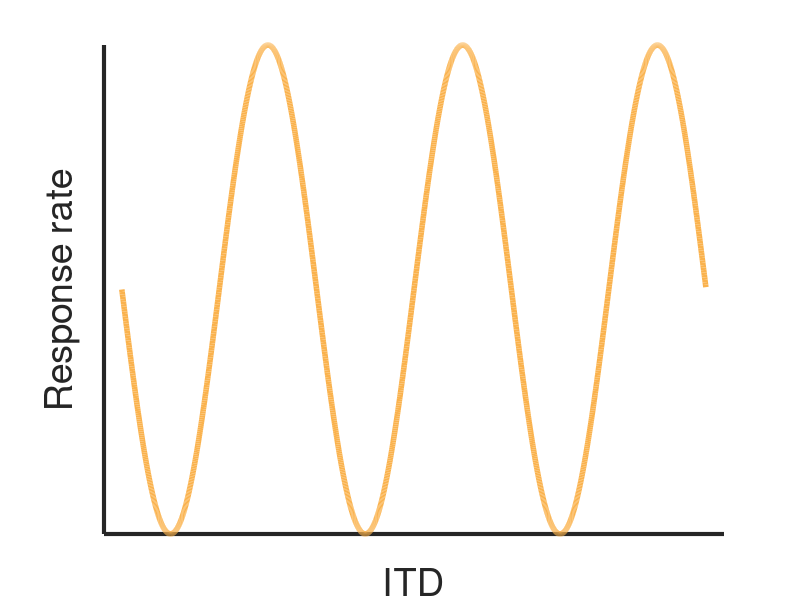

Source code (MATLAB): (Note: this script raises an error after producing the figure.)
close all 

orange = [250 178 77]./255;

set(0,'DefaultAxesFontSize', 25)
set(0,'DefaultFigureColor','w')
set(0,'DefaultAxesBox','off')

t = -3*pi:0.01:3*pi; 
sig = sin(t); 
figure()
plot(t,sig,'Color',orange,'Linewidth',4)
set(gca,'Linewidth',3)
set(gca,'Box','off','XTick',[],'YTick',[])
ylabel('Response rate')
xlabel('ITD')
drawaxis(gca,'y',0)
set(gca,'YColor','white')

%% Sensitivity to timing by subtraction 
close all 

orange = [250 178 77]./255;

set(0,'DefaultAxesFontSize', 25)
set(0,'DefaultFigureColor','w')
set(0,'DefaultAxesBox','off')

t = -3*pi:0.0001:3*pi; 
sig = cos(t); 
sig2 = cos(t+pi);
figure()
plot(t,sig,'Color',orange,'Linewidth',4)
hold on 
plot(t,sig2,'b','Linewidth',4)
legend({'E-E comparator','E-I comparator'},'location','SouthOutside')
legend boxoff
set(gca,'Linewidth',3)
set(gca,'Box','off','XTick',[],'YTick',[])
ylabel('Response rate')
set(gca,'YColor','white','XColor','white')

%% Sensitivity to timing by subtraction 
close all 

orange = [250 178 77]./255;

set(0,'DefaultAxesFontSize', 25)
set(0,'DefaultFigureColor','w')
set(0,'DefaultAxesBox','off')

t = -3*pi:0.0001:3*pi; 
sig = cos(t); 
sig2 = cos(t);
figure()
subplot(2,1,1)
plot(t,sig,'k','Linewidth',4)
set(gca,'Box','off','XTick',[],'YTick',[])
ylabel('Response rate')
set(gca,'YColor','white','XColor','white')
subplot(2,1,2)
plot(t,sig2,'r','Linewidth',4)
set(gca,'Box','off','XTick',[],'YTick',[])
ylabel('Response rate')
set(gca,'YColor','white','XColor','white')


spaceplots([0.1 0.1 0.1 0.1],[0.05 0.05,0.05])


